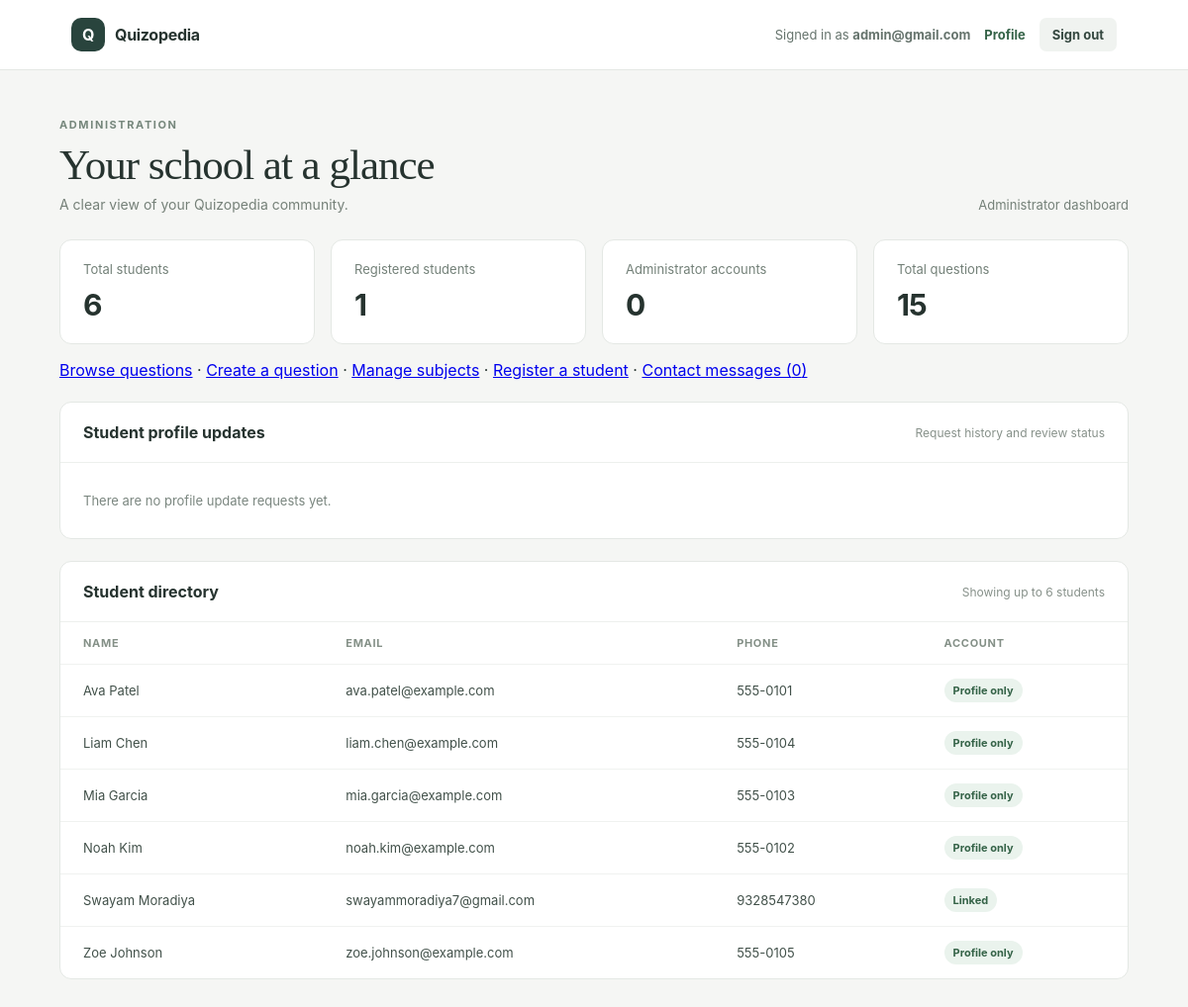
/dashboard/admin/ (signed in), run on the app's committed database.
### report_cards/models.py (models this page shows, shortened)
class Student(models.Model):
    user = models.OneToOneField(
        settings.AUTH_USER_MODEL,
        on_delete=models.CASCADE,
        related_name="student_profile",
        null=True,
        blank=True,
    )
    name = models.CharField(max_length=100)
    email = models.EmailField()
    phone = models.CharField(max_length=20)

### report_cards/views.py (the view)
# urls.py: path('dashboard/admin/', admin_dashboard, name='admin_dashboard'),
@login_required
def admin_dashboard(request):
    if not _is_admin(request.user):
        raise PermissionDenied
    context = {
        "student_count": Student.objects.count(),
        "admin_count": Admin.objects.count(),
        "contact_message_count": ContactMessage.objects.count(),
        "registered_student_count": Student.objects.filter(
            user__isnull=False
        ).count(),
        "question_count": Question.objects.count(),
        "students": Student.objects.select_related("user").order_by("name")[:6],
        "profile_changes": StudentProfileChange.objects.select_related(
            "student"
        ).order_by("-created_at", "-pk"),
    }
    return render(request, "report_cards/admin_dashboard.html", context)

### report_cards/views.py (called while the page is built)
def _is_admin(user):
    return (
        user.is_staff
        or user.is_superuser
        or Admin.objects.filter(user=user).exists()
    )

### report_cards/templates/report_cards/admin_dashboard.html (shortened to what this page needs)
<!doctype html>
<html lang="en">
<head>
</head>
<body>
    <header>
        <div class="brand"><span class="mark" aria-hidden="true">Q</span> Quizopedia</div>
        <div class="account">
            <span>Signed in as <strong>{{ request.user.get_username }}</strong></span>
            <a class="profile-link" href="{% url 'profile' %}">Profile</a>
            <form method="post" action="{% url 'logout' %}">
                <button class="logout" type="submit">Sign out</button>
            </form>
        </div>
    </header>
    <main>
        <section class="welcome">
            <div>
                <div class="eyebrow">Administration</div>
                <h1>Your school at a glance</h1>
                <p class="sub">A clear view of your Quizopedia community.</p>
            </div>
            <div class="date">Administrator dashboard</div>
        </section>
        <section class="stats" aria-label="School statistics">
            <article class="stat"><div class="stat-label">Total students</div><div class="stat-value">{{ student_count }}</div></article>
            <article class="stat"><div class="stat-label">Registered students</div><div class="stat-value">{{ registered_student_count }}</div></article>
            <article class="stat"><div class="stat-label">Administrator accounts</div><div class="stat-value">{{ admin_count }}</div></article>
            <article class="stat"><div class="stat-label">Total questions</div><div class="stat-value">{{ question_count }}</div></article>
        </section>
        <p>
            <a href="{% url 'question_list' %}">Browse questions</a>
            · <a href="{% url 'question_create' %}">Create a question</a>
            · <a href="{% url 'subject_list' %}">Manage subjects</a>
            · <a href="{% url 'admin_student_create' %}">Register a student</a>
            · <a href="{% url 'contact_message_list' %}">Contact messages ({{ contact_message_count }})</a>
        </p>
        <section class="panel">
            <div class="panel-head"><h2>Student profile updates</h2><span>Request history and review status</span></div>
            {% if profile_changes %}
                <table class="student-list request-list">
                    <thead><tr><th>Student</th><th>Requested name</th><th>Email</th><th>Phone</th><th>Status</th><th>Submitted</th><th>Reviewed</th><th>Action</th></tr></thead>
                    <tbody>
                        {% for change in profile_changes %}
                            <tr>
                                <td>{{ change.student.name }}</td>
                                <td>{{ change.name }}</td>
                                <td>{{ change.email }}</td>
                                <td>{{ change.phone }}</td>
                                <td><span class="status status-{{ change.status }}">{{ change.get_status_display }}</span></td>
                                <td>{{ change.created_at|date:"N j, Y, P" }}</td>
                                <td>{{ change.reviewed_at|date:"N j, Y, P"|default:"—" }}</td>
                                <td>
                                    {% if change.status == "pending" %}
                                        <div class="review-actions">
                                            <form method="post" action="{% url 'review_student_profile_change' change.id 'approved' %}">
                                                {% csrf_token %}<button class="approve" type="submit">Approve</button>
                                            </form>
                                            <form method="post" action="{% url 'review_student_profile_change' change.id 'rejected' %}">
                                                {% csrf_token %}<button class="reject" type="submit">Reject</button>
                                            </form>
                                        </div>
                                    {% else %}—{% endif %}
                                </td>
                            </tr>
                        {% endfor %}
                    </tbody>
                </table>
            {% else %}
                <div class="empty">There are no profile update requests yet.</div>
            {% endif %}
        </section>
        <section class="panel">
            <div class="panel-head"><h2>Student directory</h2><span>Showing up to 6 students</span></div>
            {% if students %}
                <table class="student-list">
                    <thead><tr><th>Name</th><th>Email</th><th>Phone</th><th>Account</th></tr></thead>
                    <tbody>
                        {% for student in students %}
                            <tr>
                                <td>{{ student.name }}</td>
                                <td>{{ student.email }}</td>
                                <td>{{ student.phone|default:"—" }}</td>
                                <td>{% if student.user %}<span class="badge">Linked</span>{% else %}<span class="badge">Profile only</span>{% endif %}</td>
                            </tr>
                        {% endfor %}
                    </tbody>
                </table>
            {% else %}
                <div class="empty">No student profiles yet. <a href="{% url 'admin_student_create' %}">Register the first student</a>.</div>
            {% endif %}
        </section>
    </main>
</body>
</html>

### report_cards/templates/report_cards/admin_dashboard.html (style rules this page uses)
* { box-sizing: border-box; }
body { margin: 0; background: #f5f6f4; color: #26332f; font-family: Inter, "Segoe UI", Arial, sans-serif; }
header { display: flex; align-items: center; justify-content: space-between; padding: 18px clamp(20px, 6vw, 76px); border-bottom: 1px solid #e4e8e4; background: #fff; }
.brand { display: flex; align-items: center; gap: 10px; font-weight: 750; letter-spacing: -.3px; }
.mark { display: grid; width: 34px; height: 34px; place-items: center; border-radius: 10px; background: #29443d; color: #fff; }
.account { display: flex; align-items: center; gap: 14px; color: #66746d; font-size: 13px; }
.logout { border: 0; padding: 9px 13px; border-radius: 7px; background: #f0f3f0; color: #34473f; cursor: pointer; font: inherit; font-weight: 650; }
.profile-link { color: #356348; font-weight: 650; text-decoration: none; }
main { width: min(1080px, calc(100% - 40px)); margin: 48px auto; }
.welcome { display: flex; align-items: end; justify-content: space-between; gap: 20px; margin-bottom: 27px; }
.eyebrow { color: #76877c; font-size: 11px; font-weight: 700; letter-spacing: 1.6px; text-transform: uppercase; }
h1 { margin: 9px 0 7px; font-family: Georgia, "Times New Roman", serif; font-size: clamp(32px, 4vw, 43px); font-weight: 400; letter-spacing: -1px; }
.sub { margin: 0; color: #758078; font-size: 14px; }
.date { color: #748078; font-size: 13px; }
.stats { display: grid; grid-template-columns: repeat(4, 1fr); gap: 16px; }
.stat, .panel { border: 1px solid #e4e8e4; border-radius: 12px; background: #fff; }
.stat { padding: 21px 23px; }
.stat-label { color: #738078; font-size: 13px; }
.stat-value { margin-top: 10px; font-size: 30px; font-weight: 650; letter-spacing: -1px; }
.panel { margin-top: 22px; overflow: hidden; }
.panel-head { display: flex; align-items: center; justify-content: space-between; padding: 20px 23px; border-bottom: 1px solid #edf0ed; }
h2 { margin: 0; font-size: 16px; font-weight: 700; }
.panel-head span { color: #87918a; font-size: 12px; }
.student-list { width: 100%; border-collapse: collapse; }
th, td { padding: 14px 23px; border-bottom: 1px solid #f0f2f0; text-align: left; font-size: 13px; }
th { color: #849087; font-size: 11px; font-weight: 700; letter-spacing: .7px; text-transform: uppercase; }
td { color: #42514a; }
tr:last-child td { border-bottom: 0; }
.badge { display: inline-flex; padding: 5px 9px; border-radius: 20px; background: #eaf3ed; color: #356348; font-size: 11px; font-weight: 650; }
.empty { padding: 30px 23px; color: #7a867f; font-size: 13px; }

### data on the page
Student: name "Ava Patel", email "ava.patel@example.com", phone "555-0101", shows "Profile only"
Student: name "Liam Chen", email "liam.chen@example.com", phone "555-0104", shows "Profile only"
Student: name "Mia Garcia", email "mia.garcia@example.com", phone "555-0103", shows "Profile only"
Student: name "Noah Kim", email "noah.kim@example.com", phone "555-0102", shows "Profile only"
Student: name "Swayam Moradiya", email "swayammoradiya7@gmail.com", phone "9328547380", shows "Linked"
Student: name "Zoe Johnson", email "zoe.johnson@example.com", phone "555-0105", shows "Profile only"

### other printed values
{{ request.user.get_username }} "admin@gmail.com"
{{ student_count }} "6"
{{ registered_student_count }} "1"
{{ admin_count }} "0"
{{ question_count }} "15"
{{ contact_message_count }} "0"
